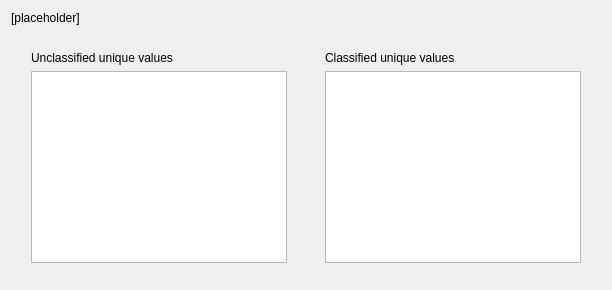
     <widget class="QWidget" name="pg5Categories">
      <layout class="QVBoxLayout" name="verticalLayout_14">
       <item>
        <widget class="QLabel" name="lblClassify">
         <property name="styleSheet">
          <string notr="true">font: 11pt &quot;Ubuntu&quot;;</string>
         </property>
         <property name="text">
          <string>&lt;html&gt;&lt;head/&gt;&lt;body&gt;&lt;p&gt;[placeholder]&lt;/p&gt;&lt;/body&gt;&lt;/html&gt;</string>
         </property>
         <property name="alignment">
          <set>Qt::AlignLeading|Qt::AlignLeft|Qt::AlignTop</set>
         </property>
         <property name="wordWrap">
          <bool>true</bool>
         </property>
        </widget>
       </item>
       <item>
        <spacer name="verticalSpacer_46">
         <property name="orientation">
          <enum>Qt::Vertical</enum>
         </property>
         <property name="sizeType">
          <enum>QSizePolicy::Fixed</enum>
         </property>
         <property name="sizeHint" stdset="0">
          <size>
           <width>20</width>
           <height>20</height>
          </size>
         </property>
        </spacer>
       </item>
       <item>
        <layout class="QGridLayout" name="gridLayout_15">
         <item row="1" column="5">
          <widget class="QTreeWidget" name="treeClasses">
           <property name="styleSheet">
            <string notr="true">font: 11pt &quot;Ubuntu&quot;;</string>
           </property>
           <property name="showDropIndicator" stdset="0">
            <bool>true</bool>
           </property>
           <property name="dragEnabled">
            <bool>false</bool>
           </property>
           <property name="dragDropOverwriteMode">
            <bool>false</bool>
           </property>
           <property name="dragDropMode">
            <enum>QAbstractItemView::DragDrop</enum>
           </property>
           <property name="defaultDropAction">
            <enum>Qt::MoveAction</enum>
           </property>
           <property name="selectionMode">
            <enum>QAbstractItemView::SingleSelection</enum>
           </property>
           <property name="rootIsDecorated">
            <bool>false</bool>
           </property>
           <property name="itemsExpandable">
            <bool>false</bool>
           </property>
           <property name="expandsOnDoubleClick">
            <bool>false</bool>
           </property>
           <attribute name="headerVisible">
            <bool>false</bool>
           </attribute>
           <column>
            <property name="text">
             <string>Classes</string>
            </property>
           </column>
          </widget>
         </item>
         <item row="1" column="4">
          <spacer name="horizontalSpacer_45">
           <property name="orientation">
            <enum>Qt::Horizontal</enum>
           </property>
           <property name="sizeType">
            <enum>QSizePolicy::Fixed</enum>
           </property>
           <property name="sizeHint" stdset="0">
            <size>
             <width>10</width>
             <height>20</height>
            </size>
           </property>
          </spacer>
         </item>
         <item row="1" column="0">
          <spacer name="horizontalSpacer_42">
           <property name="orientation">
            <enum>Qt::Horizontal</enum>
           </property>
           <property name="sizeType">
            <enum>QSizePolicy::Fixed</enum>
           </property>
           <property name="sizeHint" stdset="0">
            <size>
             <width>20</width>
             <height>20</height>
            </size>
           </property>
          </spacer>
         </item>
         <item row="0" column="5">
          <widget class="QLabel" name="label_8">
           <property name="styleSheet">
            <string notr="true">font: 11pt &quot;Ubuntu&quot;;</string>
           </property>
           <property name="text">
            <string>Classified unique values</string>
           </property>
           <property name="buddy">
            <cstring>treeClasses</cstring>
           </property>
          </widget>
         </item>
         <item row="1" column="2">
          <spacer name="horizontalSpacer_43">
           <property name="orientation">
            <enum>Qt::Horizontal</enum>
           </property>
           <property name="sizeType">
            <enum>QSizePolicy::Fixed</enum>
           </property>
           <property name="sizeHint" stdset="0">
            <size>
             <width>10</width>
             <height>20</height>
            </size>
           </property>
          </spacer>
         </item>
         <item row="1" column="6">
          <spacer name="horizontalSpacer_44">
           <property name="orientation">
            <enum>Qt::Horizontal</enum>
           </property>
           <property name="sizeType">
            <enum>QSizePolicy::Fixed</enum>
           </property>
           <property name="sizeHint" stdset="0">
            <size>
             <width>20</width>
             <height>20</height>
            </size>
           </property>
          </spacer>
         </item>
         <item row="0" column="1">
          <widget class="QLabel" name="label_7">
           <property name="styleSheet">
            <string notr="true">font: 11pt &quot;Ubuntu&quot;;</string>
           </property>
           <property name="text">
            <string>Unclassified unique values</string>
           </property>
           <property name="buddy">
            <cstring>lstUniqueValues</cstring>
           </property>
          </widget>
         </item>
         <item row="1" column="3">
          <spacer name="horizontalSpacer_13">
           <property name="orientation">
            <enum>Qt::Horizontal</enum>
           </property>
           <property name="sizeType">
            <enum>QSizePolicy::Fixed</enum>
           </property>
           <property name="sizeHint" stdset="0">
            <size>
             <width>12</width>
             <height>20</height>
            </size>
           </property>
          </spacer>
         </item>
         <item row="1" column="1">
          <widget class="QListWidget" name="lstUniqueValues">
           <property name="styleSheet">
            <string notr="true">font: 11pt &quot;Ubuntu&quot;;</string>
           </property>
           <property name="dragEnabled">
            <bool>false</bool>
           </property>
           <property name="dragDropOverwriteMode">
            <bool>false</bool>
           </property>
           <property name="dragDropMode">
            <enum>QAbstractItemView::DragDrop</enum>
           </property>
           <property name="defaultDropAction">
            <enum>Qt::MoveAction</enum>
           </property>
           <property name="selectionMode">
            <enum>QAbstractItemView::SingleSelection</enum>
           </property>
          </widget>
         </item>
        </layout>
       </item>
       <item>
        <spacer name="verticalSpacer_45">
         <property name="orientation">
          <enum>Qt::Vertical</enum>
         </property>
         <property name="sizeType">
          <enum>QSizePolicy::Minimum</enum>
         </property>
         <property name="sizeHint" stdset="0">
          <size>
           <width>20</width>
           <height>16</height>
          </size>
         </property>
        </spacer>
       </item>
      </layout>
     </widget>
